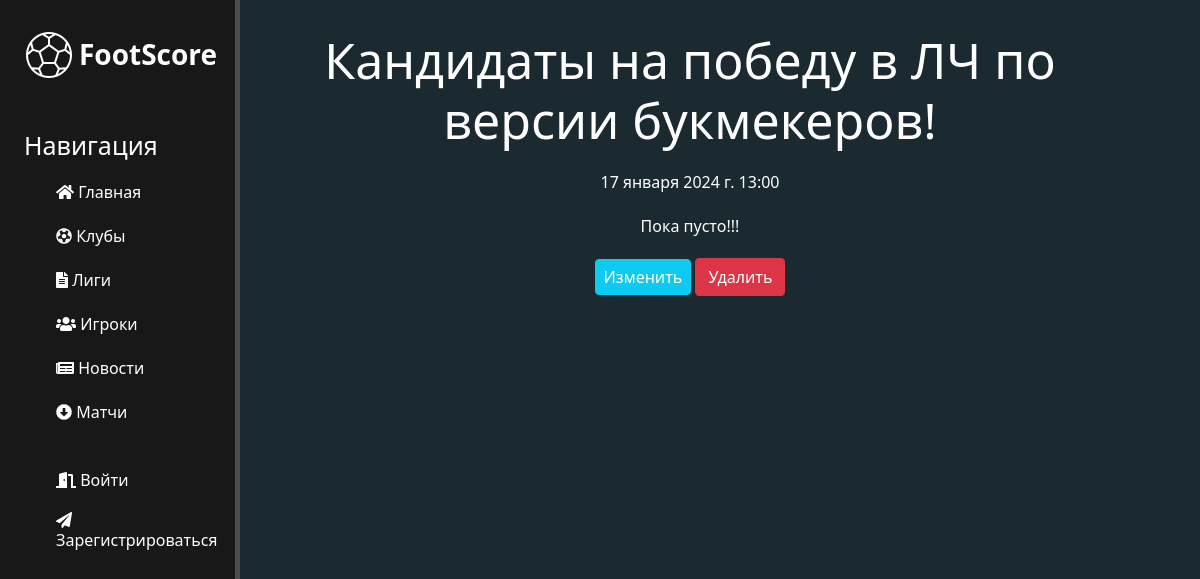
/news/5, run on the app's committed database.
### news/models.py (models this page shows, shortened)
class Articles(models.Model):
    title = models.CharField('Название', max_length=100)
    anons = models.CharField('Анонс', max_length=250)
    full_text = models.TextField('Статья')
    date = models.DateTimeField('Дата публикации')
    class Meta:
        verbose_name = 'Новость'
        verbose_name_plural = 'Новости'

### news/views.py (the view)
# urls.py: path('<int:pk>', views.NewsDetailView.as_view(), name='news-detail'),
class NewsDetailView(DetailView):
    model = Articles
    template_name = 'news/details_view.html'
    context_object_name = 'article'

### news/templates/news/details_view.html (shortened to what this page needs)
{% extends 'main/layout.html' %}
{% block content %}
<div class="features" style="margin-top: 20px;">
    <h1>{{ article.title }}</h1>
    <p>{{ article.date }}</p>
    <p>{{ article.full_text }}</p>
    <a href="{% url 'news-update' article.id %}" class="btn btn-info">Изменить</a>
    <a href="{% url 'news-delete' article.id %}" class="btn btn-danger">Удалить</a>
</div>
{% endblock %}

### main/static/main/css/main.css (style rules this page uses)
:root { --main-color: #1B2A30; --second-color: #181818; --default-font-color: white; --message-font-color: #e3932b; --error-color: #f12929; --active-color: white; }
body { background: var(--main-color); color: var(--default-font-color) }
main .features { float: left; color: white; margin-left: 20%; text-align: center; min-height: 100vh; width: 75%; padding: 10px 15px; }
main .features h1 { font-size: 50px; }
main .features p { max-width: 800px; word-wrap: break-word; margin: 20px auto; }
.btn-info { color: var(--default-font-color); padding: 5px 8px; }

### data on the page
Articles: title "Кандидаты на победу в ЛЧ по версии букмекеров!", date "17 января 2024 г. 13:00", full_text "Пока пусто!!!"
